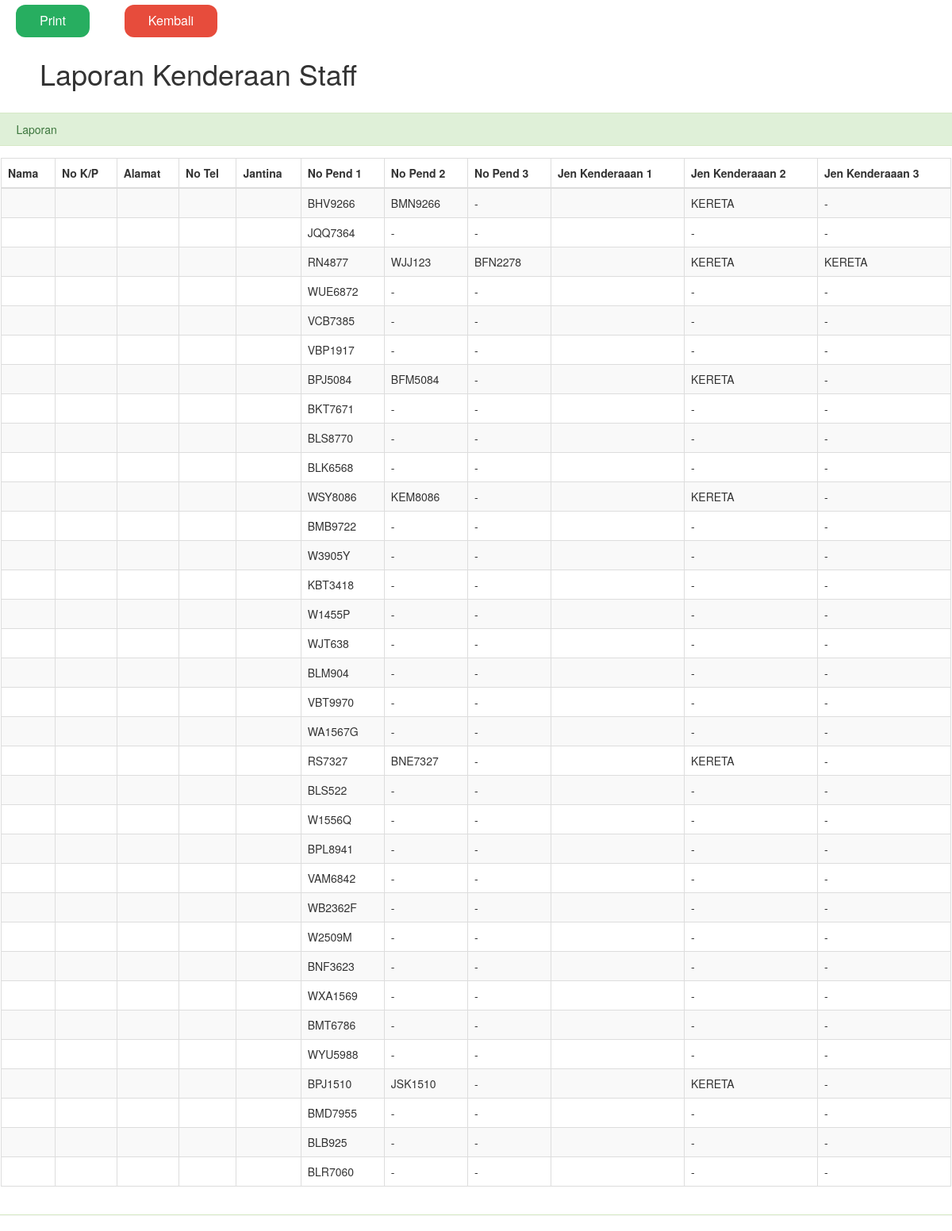
/borang4.php, run on the app's committed database.
### tables this page shows
CREATE TABLE `teacherreport` (
  `name` varchar(255) NOT NULL,
  `ic_number` varchar(255) NOT NULL,
  `address` varchar(255) NOT NULL,
  `phone_no` varchar(255) NOT NULL,
  `gender` varchar(255) NOT NULL,
  `sessi` varchar(255) NOT NULL,
  `nopendkereta` varchar(255) NOT NULL,
  `nopendkereta_1` varchar(255) NOT NULL,
  `nopendkereta_2` varchar(255) NOT NULL,
  `kenderaan` varchar(255) NOT NULL,
  `kenderaan_1` varchar(255) NOT NULL,
  `kenderaan_2` varchar(255) NOT NULL
);

### borang4.php (the view, shortened to what this page needs)
<!DOCTYPE html>
<html lang="en">
<head>
    <link href="css/bootstrap.min.css" rel="stylesheet">
    <link href="css/metisMenu.min.css" rel="stylesheet">
    <link href="css/timeline.css" rel="stylesheet">
      <link href="css/dataTables/dataTables.responsive.css" rel="stylesheet">
    <link href="css/morris.css" rel="stylesheet">
    <link href="css/font-awesome.min.css" rel="stylesheet" type="text/css">
    <link rel="stylesheet" href="bower_components/datatables.net-bs/css/dataTables.bootstrap.min.css">
</head>
    <button class ="button" type="submit" id="print" onclick="printdiv('print_borang2');">Print </button>
    <button class ="button1" type="submit" onclick="location.href = 'dashboard.php'">Kembali</button>
    <br>
<body>
    <?php
    include("dbconn.php");
    ?>
<div id="wrapper">
</body>
</html>
                <div class="col-lg-18">
                    <h1> &nbsp; &nbsp; &nbsp;Laporan Kenderaan Staff</h1>
                    <br>
                <div class="row">
                    <div class="col-lg-30">
                         <div class="panel panel-success">
                            <div class="panel-heading">
                                 &nbsp; &nbsp; &nbsp;Laporan
                            </div>
    <div id="print_borang2">
      <div id="table_header">
                            <div class="panel-body">
                                <div class="dataTable_wrapper">
                                    <table class="table table-striped table-bordered table-hover" id="dataTables-example">
                                        <thead>
                                            <tr>
                                               <th>Nama </th>
        <th>No K/P</th>
        <th>Alamat</th>
        <th>No Tel</th>
        <th>Jantina</th>
        <th>No Pend 1</th>
        <th>No Pend 2</th>
        <th>No Pend 3</th>
        <th>Jen Kenderaaan 1</th>
        <th>Jen Kenderaaan 2</th>
        <th>Jen Kenderaaan 3</th>
                                            </tr>
                                        </thead>
                                        <tbody>
                    <?php
                    $sql = "SELECT * FROM teacherreport ";
                    $query = mysqli_query($dbconn, $sql) or die("Error: " . mysqli_error($dbconn));
                    $row = mysqli_num_rows($query);
                    if($row != 0) {
                        while($ro = mysqli_fetch_assoc($query)){
                                        echo "<tr>";
                                        echo "<td>".$ro['nameTEC']."</td>";
                                        echo "<td>".$ro['ic_numberTEC']."</td>";
                                        echo "<td>".$ro['addressTEC']."</td>";
                                        echo "<td>".$ro['phone_noTEC']."</td>";
		           echo "<td>".$ro['genderTEC']."</td>";
		           echo "<td>".$ro['nopendkereta']."</td>";
		           echo "<td>".$ro['nopendkereta_1']."</td>";
		           echo "<td>".$ro['nopendkereta_2']."</td>";
		           echo "<td>".$ro['kenderaanTEC']."</td>";
		           echo "<td>".$ro['kenderaan_1']."</td>";
 		           echo "<td>".$ro['kenderaan_2']."</td>";
                                            }
                                            } ?>
                                        </tbody>
                                    </table>
                                </div>
                            </div>
                                </div>
                            </div>
                        </div>
                    </div>
                </div>
            </div>
</body>
</html>

### borang4.php (style rules this page uses)
.button { border-radius: 12px; background-color: #27AE60; border: none; color: white; padding: 9px 30px; text-align: center; text-decoration: none; display: center-block; font-size: 16px; margin: 6px 20px; cursor: pointer; left: 30; -webkit-transition-duration: 0.4s; transition-duration: 0.4s; }
.button1 { border-radius: 12px; background-color: #E74C3C; border: none; color: white; padding: 9px 30px; text-align: center; text-decoration: none; display: center-block; font-size: 16px; margin: 6px 20px; cursor: pointer; left: 30; -webkit-transition-duration: 0.4s; transition-duration: 0.4s; }

### data on the page
teacherreport: nopendkereta "BHV9266", nopendkereta_1 "BMN9266", nopendkereta_2 "-", kenderaan_1 "KERETA", kenderaan_2 "-"
teacherreport: nopendkereta "JQQ7364", nopendkereta_1 "-", nopendkereta_2 "-", kenderaan_1 "-", kenderaan_2 "-"
teacherreport: nopendkereta "RN4877", nopendkereta_1 "WJJ123", nopendkereta_2 "BFN2278", kenderaan_1 "KERETA", kenderaan_2 "KERETA"
teacherreport: nopendkereta "WUE6872", nopendkereta_1 "-", nopendkereta_2 "-", kenderaan_1 "-", kenderaan_2 "-"
teacherreport: nopendkereta "VCB7385", nopendkereta_1 "-", nopendkereta_2 "-", kenderaan_1 "-", kenderaan_2 "-"
teacherreport: nopendkereta "VBP1917", nopendkereta_1 "-", nopendkereta_2 "-", kenderaan_1 "-", kenderaan_2 "-"
teacherreport: nopendkereta "BPJ5084", nopendkereta_1 "BFM5084", nopendkereta_2 "-", kenderaan_1 "KERETA", kenderaan_2 "-"
teacherreport: nopendkereta "BKT7671", nopendkereta_1 "-", nopendkereta_2 "-", kenderaan_1 "-", kenderaan_2 "-"
teacherreport: nopendkereta "BLS8770", nopendkereta_1 "-", nopendkereta_2 "-", kenderaan_1 "-", kenderaan_2 "-"
teacherreport: nopendkereta "BLK6568", nopendkereta_1 "-", nopendkereta_2 "-", kenderaan_1 "-", kenderaan_2 "-"
teacherreport: nopendkereta "WSY8086", nopendkereta_1 "KEM8086", nopendkereta_2 "-", kenderaan_1 "KERETA", kenderaan_2 "-"
teacherreport: nopendkereta "BMB9722", nopendkereta_1 "-", nopendkereta_2 "-", kenderaan_1 "-", kenderaan_2 "-"
teacherreport: nopendkereta "W3905Y", nopendkereta_1 "-", nopendkereta_2 "-", kenderaan_1 "-", kenderaan_2 "-"
teacherreport: nopendkereta "KBT3418", nopendkereta_1 "-", nopendkereta_2 "-", kenderaan_1 "-", kenderaan_2 "-"
teacherreport: nopendkereta "W1455P", nopendkereta_1 "-", nopendkereta_2 "-", kenderaan_1 "-", kenderaan_2 "-"
teacherreport: nopendkereta "WJT638", nopendkereta_1 "-", nopendkereta_2 "-", kenderaan_1 "-", kenderaan_2 "-"
teacherreport: nopendkereta "BLM904", nopendkereta_1 "-", nopendkereta_2 "-", kenderaan_1 "-", kenderaan_2 "-"
teacherreport: nopendkereta "VBT9970", nopendkereta_1 "-", nopendkereta_2 "-", kenderaan_1 "-", kenderaan_2 "-"
teacherreport: nopendkereta "WA1567G", nopendkereta_1 "-", nopendkereta_2 "-", kenderaan_1 "-", kenderaan_2 "-"
teacherreport: nopendkereta "RS7327", nopendkereta_1 "BNE7327", nopendkereta_2 "-", kenderaan_1 "KERETA", kenderaan_2 "-"
teacherreport: nopendkereta "BLS522", nopendkereta_1 "-", nopendkereta_2 "-", kenderaan_1 "-", kenderaan_2 "-"
teacherreport: nopendkereta "W1556Q", nopendkereta_1 "-", nopendkereta_2 "-", kenderaan_1 "-", kenderaan_2 "-"
teacherreport: nopendkereta "BPL8941", nopendkereta_1 "-", nopendkereta_2 "-", kenderaan_1 "-", kenderaan_2 "-"
teacherreport: nopendkereta "VAM6842", nopendkereta_1 "-", nopendkereta_2 "-", kenderaan_1 "-", kenderaan_2 "-"
teacherreport: nopendkereta "WB2362F", nopendkereta_1 "-", nopendkereta_2 "-", kenderaan_1 "-", kenderaan_2 "-"
teacherreport: nopendkereta "W2509M", nopendkereta_1 "-", nopendkereta_2 "-", kenderaan_1 "-", kenderaan_2 "-"
teacherreport: nopendkereta "BNF3623", nopendkereta_1 "-", nopendkereta_2 "-", kenderaan_1 "-", kenderaan_2 "-"
teacherreport: nopendkereta "WXA1569", nopendkereta_1 "-", nopendkereta_2 "-", kenderaan_1 "-", kenderaan_2 "-"
teacherreport: nopendkereta "BMT6786", nopendkereta_1 "-", nopendkereta_2 "-", kenderaan_1 "-", kenderaan_2 "-"
teacherreport: nopendkereta "WYU5988", nopendkereta_1 "-", nopendkereta_2 "-", kenderaan_1 "-", kenderaan_2 "-"
teacherreport: nopendkereta "BPJ1510", nopendkereta_1 "JSK1510", nopendkereta_2 "-", kenderaan_1 "KERETA", kenderaan_2 "-"
teacherreport: nopendkereta "BMD7955", nopendkereta_1 "-", nopendkereta_2 "-", kenderaan_1 "-", kenderaan_2 "-"
teacherreport: nopendkereta "BLB925", nopendkereta_1 "-", nopendkereta_2 "-", kenderaan_1 "-", kenderaan_2 "-"
teacherreport: nopendkereta "BLR7060", nopendkereta_1 "-", nopendkereta_2 "-", kenderaan_1 "-", kenderaan_2 "-"
